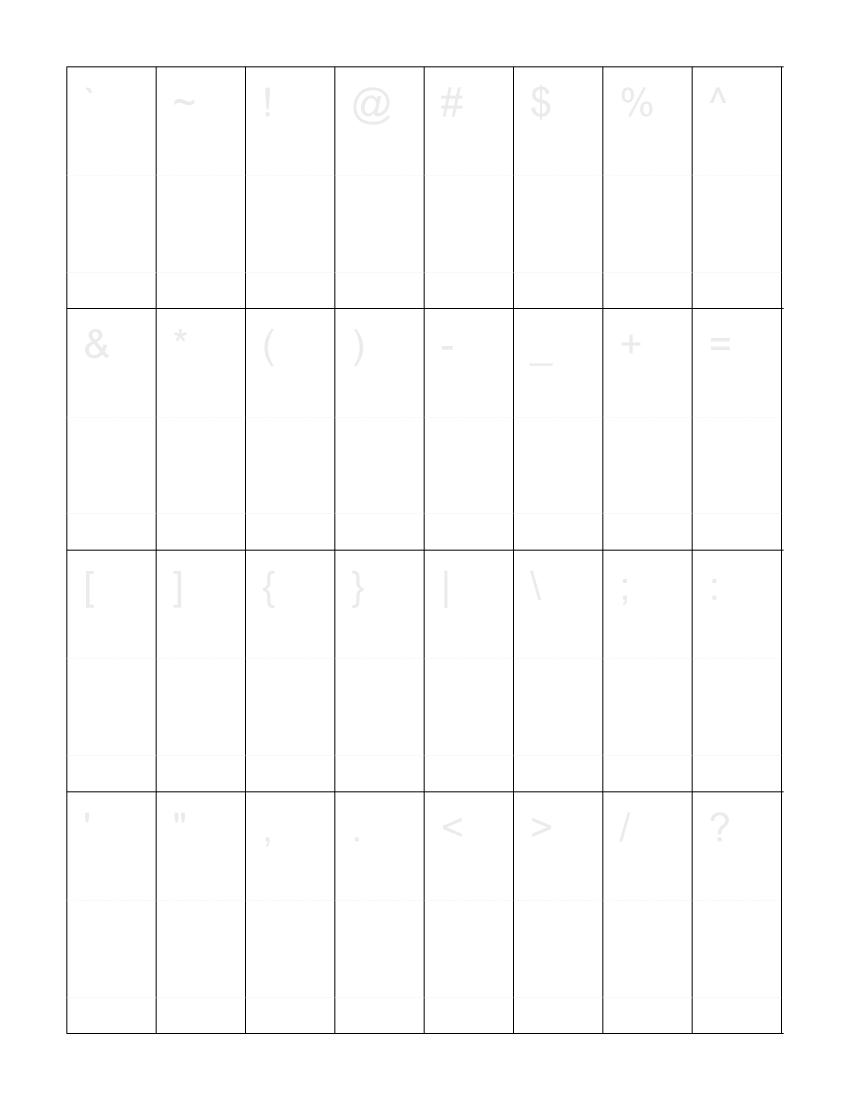
#> input picture symbol_template.png, 2550 x 3300 px (shown at 1/3 size)
$ python make_synthetic_symbols.py
#> lines starting #> are read from the running program, lines starting #| are printed output that depends on the picture
"""Create a synthetic 'scanned' symbol grid for testing."""
from PIL import Image, ImageDraw, ImageFont
import random

random.seed(42)

# Load the blank symbol template
img = Image.open("symbol_template.png").convert("RGB")
#> img is the input picture: PIL image 2550x3300 RGB; min 0, max 255, mean 251.5
draw = ImageDraw.Draw(img)

MARGIN = 200
ROWS = 4
COLS = 8
WIDTH, HEIGHT = img.size
#> WIDTH = 2550; HEIGHT = 3300
grid_w = WIDTH - 2 * MARGIN
#> grid_w = 2150
grid_h = HEIGHT - 2 * MARGIN
#> grid_h = 2900
cell_w = grid_w // COLS
#> cell_w = 268
cell_h = grid_h // ROWS
#> cell_h = 725

CHARACTERS = [
    '`', '~', '!', '@', '#', '$', '%', '^',
    '&', '*', '(', ')', '-', '_', '+', '=',
    '[', ']', '{', '}', '|', '\\', ';', ':',
    "'", '"', ',', '.', '<', '>', '/', '?',
]

# Try to load a font
try:
    font = ImageFont.truetype("calibri.ttf", cell_h // 3)
except OSError:
    font = ImageFont.load_default()

for idx, char in enumerate(CHARACTERS):
    r = idx // COLS
    c = idx % COLS
    x1 = MARGIN + c * cell_w + 40
    y1 = MARGIN + r * cell_h + 40
    x2 = MARGIN + (c + 1) * cell_w - 40
    y2 = MARGIN + (r + 1) * cell_h - 40

    # Slight random offset
    ox = random.randint(-15, 15)
    oy = random.randint(-15, 15)
    draw.text((x1 + ox, y1 + oy), char, fill=(0, 0, 0), font=font)

    # Add a few random scribble lines
    for _ in range(random.randint(2, 5)):
        sx = random.randint(x1, x2)
        sy = random.randint(y1, y2)
        ex = random.randint(x1, x2)
        ey = random.randint(y1, y2)
        draw.line([(sx, sy), (ex, ey)], fill=(0, 0, 0), width=3)

# Save
img.save("synthetic_symbols.png")
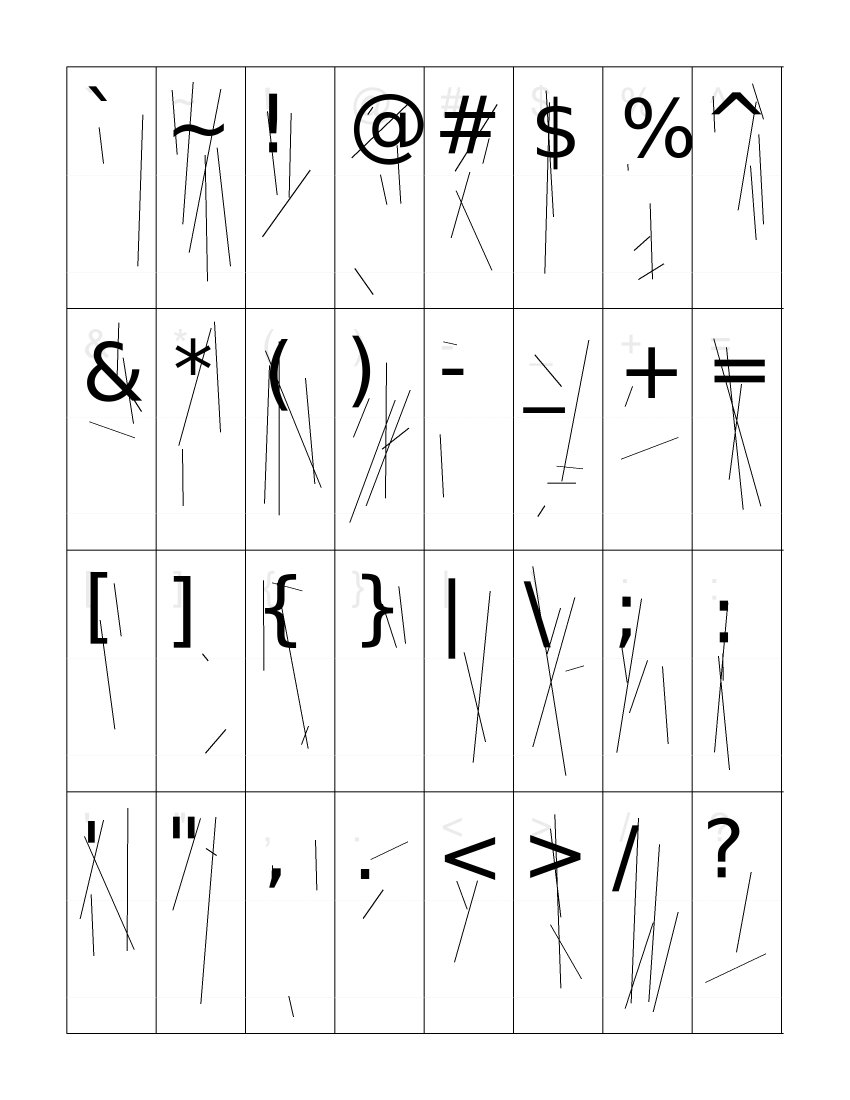
#> saved as synthetic_symbols.png: PIL image 2550x3300 RGB (shown at 1/3 size); min 0, max 255, mean 244.6
print("Saved synthetic_symbols.png")

$ run again, with template.png copied over symbol_template.png
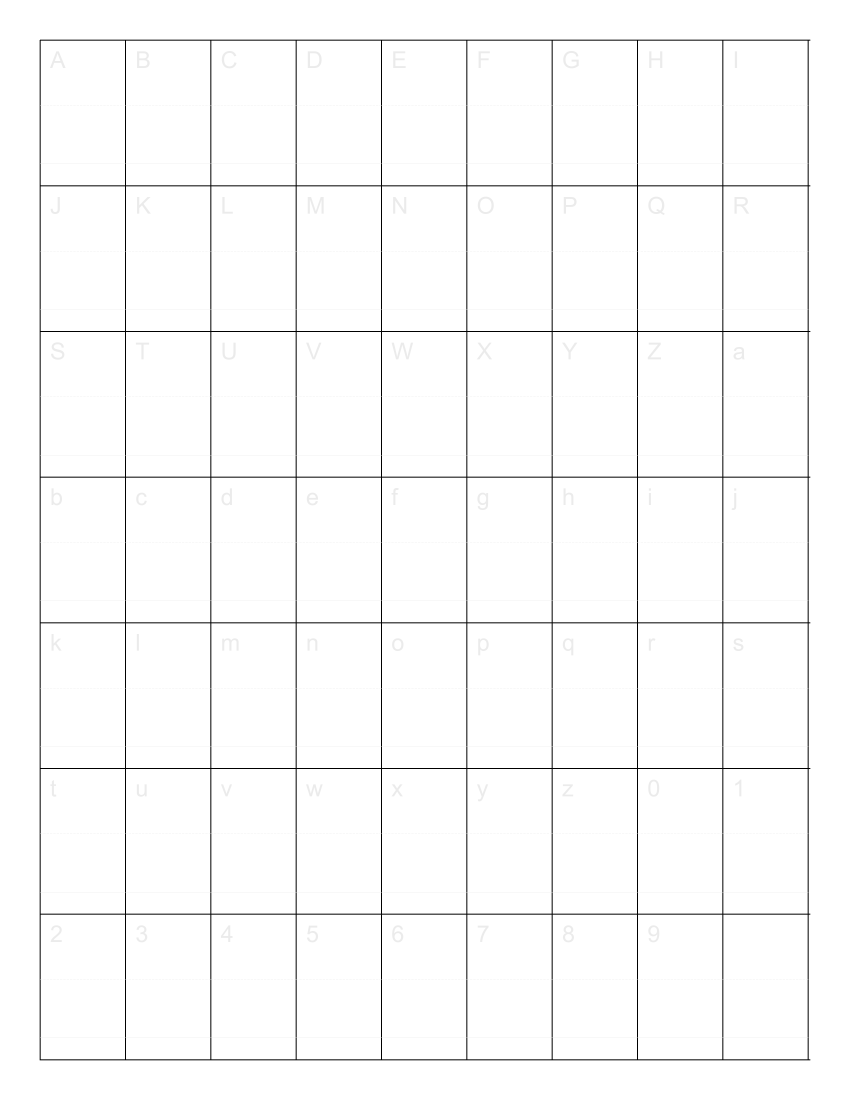
#> input picture template.png, 2550 x 3300 px (shown at 1/3 size)
#> img is the input picture: PIL image 2550x3300 RGB; min 0, max 255, mean 250.4
#> `img.save("synthetic_symbols.png")`:
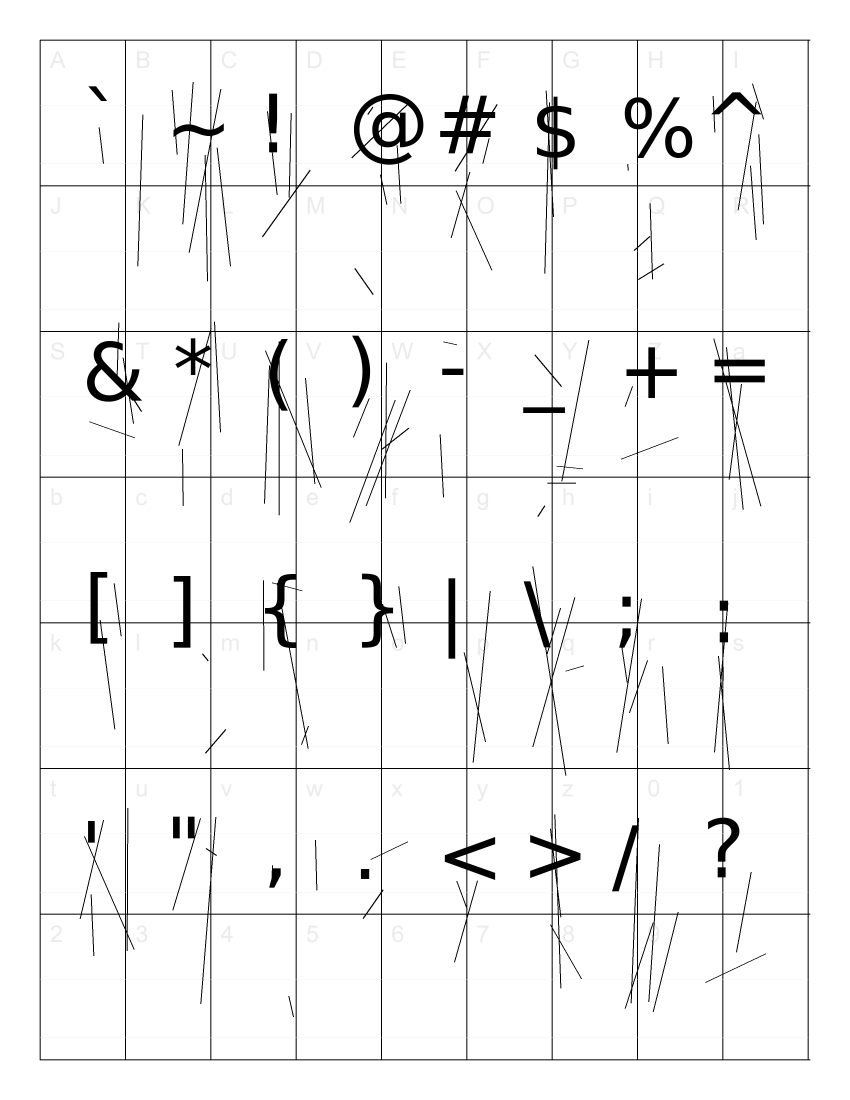
#> saved as synthetic_symbols.png: PIL image 2550x3300 RGB (shown at 1/3 size); min 0, max 255, mean 243.6
